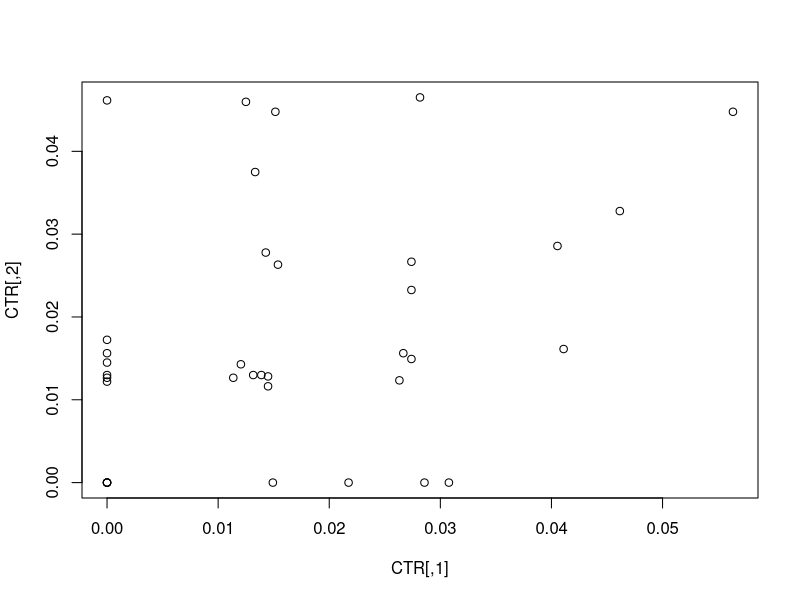
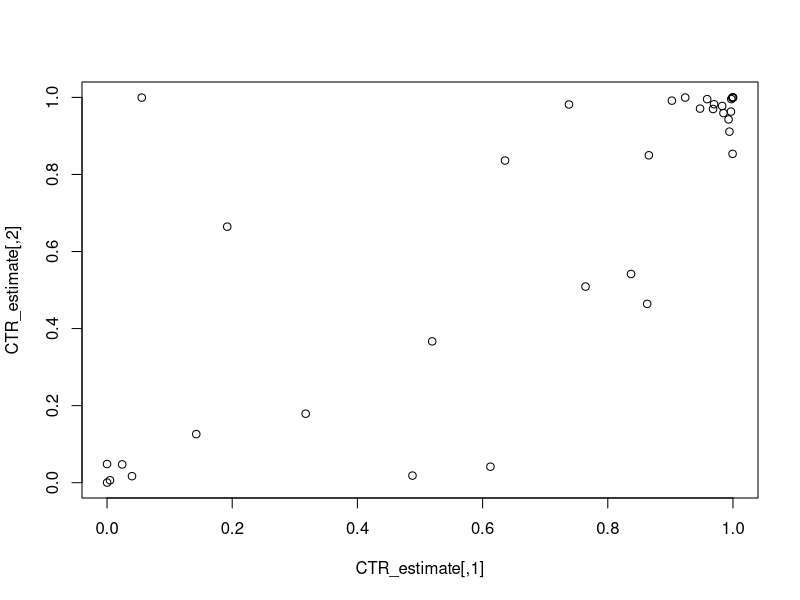
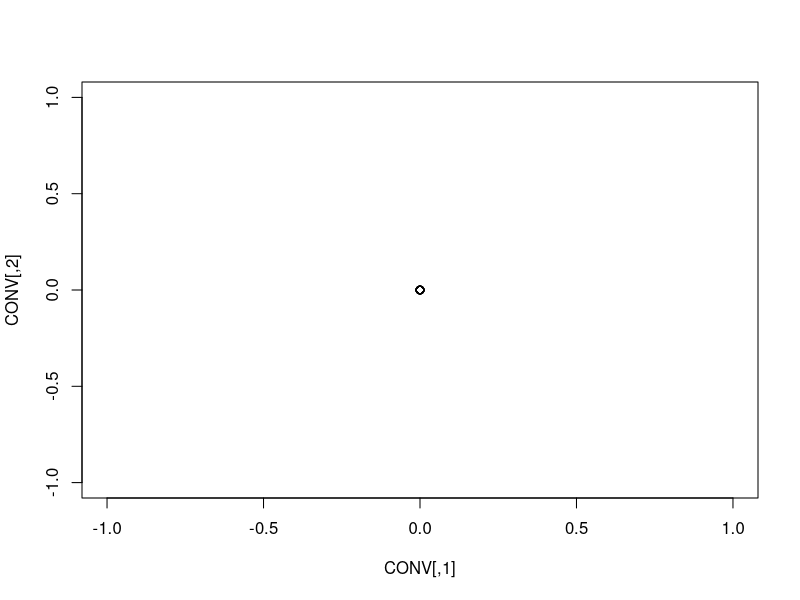
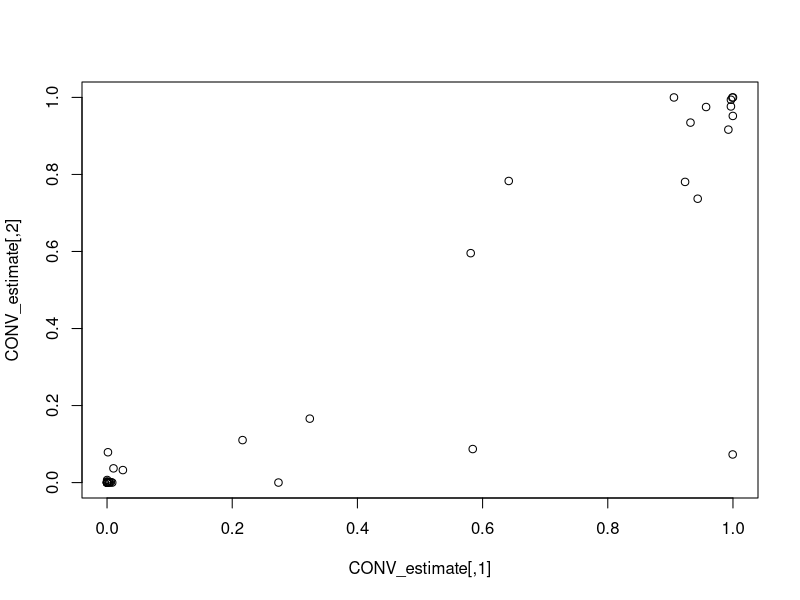

Write the R code that produced these figures, in order.
#----------------- 0) Simulating the data ----------------
# Purpose: simulate the data and parameters in the model by
# Agarwal et al. 2015 on organic search results.

# Erik Schau, Lisa Gotzian, August 2018

library(readxl)
library(tidyverse)
library(mvtnorm)
library(truncnorm)
library(MCMCpack)

set.seed(66)

## instantiate the values to estimate
num_keywords <- 36
num_days <- 40
num_observations <- 1440

## generate estimates for the variables used
# poisson impressions
impressions <- matrix(round(rpois(n=num_observations, lambda = rep(72.8, num_observations)), 2),
                       nrow=num_keywords, ncol=num_days)
impressions[impressions > 1666] <- 1666
impressions[impressions < 1] <- 1

# poisson clicks
clicks <- matrix(round(rpois(n=num_observations, lambda = rep(1.1, num_observations)),2),
                      nrow=num_keywords, ncol=num_days)
clicks[clicks > 24] <- 24
clicks[clicks < 0] <- 0

# poission orders
orders <- matrix(round(rpois(n=num_observations, lambda = rep(0.03, num_observations)),2),
                      nrow=num_keywords, ncol=num_days)
orders[orders > 3] <- 3
orders[orders < 0] <- 0

adpos <- matrix(round(rtruncnorm(n=num_observations, a=1, b=9.78, mean=3.47, sd=1.7),2),
                nrow=num_keywords, ncol=num_days)
organic <- matrix(rbinom(n=num_observations, size = 1, p=0.15),
                nrow=num_keywords, ncol=num_days)
organic_comp <- matrix(round(rtruncnorm(n=num_observations, a=0, b=3.08, mean=0.78, sd=0.54),2),
                                nrow=num_keywords, ncol=num_days)
iv_organic <- matrix(round(rtruncnorm(n=num_observations, a=0.1, b=2.34, mean=0.42, sd=0.23),2),
                nrow=num_keywords, ncol=num_days)
sponsored_comp <- matrix(round(rtruncnorm(n=num_observations, a=0, b=5.59, mean=1.79, sd=0.89),2),
                nrow=num_keywords, ncol=num_days)
iv_sponsored <- matrix(round(rtruncnorm(n=num_observations, a=0.13, b=5.19, mean=1.49, sd=1),2),
                nrow=num_keywords, ncol=num_days)
lqscore <- matrix(round(rtruncnorm(n=num_observations, a=6, b=10, mean=8, sd=1.5),0),
                nrow=num_keywords, ncol=num_days)

brand <- matrix(rbinom(n=num_keywords, size = 1, p=0.6),
                nrow=num_keywords, ncol=1)

# turned this to a binomial distribution
specificity <- matrix(rbinom(n=num_keywords, size = 1, p=0.4),
                nrow=num_keywords, ncol=1)
bid <- matrix(round(rtruncnorm(n=num_observations, a=0.08, b=2, mean=0.5, sd=0.3),2),
                nrow=num_keywords, ncol=num_days)

# Calculating clickthrough rate based on the data
CTR <- clicks/impressions

# Calculating conversion rate based on the data
CONV <- orders/impressions

#------------calculate the error terms-------------------
r1 <- c(0.370,	-0.036,	0.000,	-0.005)
r2 <- c(-0.036,	0.232,	0.007,	0.02)
r3 <- c(0,	0.007,	0.064,	-0.005)
r4 <- c(-0.005,	0.02,	-0.005,	0.087)

o_mat_cols <- c('CONV','CTR','Pos','Organic_comp')
omega_matrix <- matrix(c(r1, r2, r3, r4), nrow=4, ncol=4, byrow=TRUE,
                       dimnames = list(o_mat_cols))
colnames(omega_matrix) <- o_mat_cols

error_terms <- rmvnorm(n = num_observations, sigma=omega_matrix)
errors <- vector(mode="list", length=4)
names(errors) <- c('theta_error','beta_error','gamma_error','alpha_error')
errors[[1]] <- matrix(error_terms[,1], nrow=num_keywords, ncol=num_days)
errors[[2]] <- matrix(error_terms[,2], nrow=num_keywords, ncol=num_days)
errors[[3]] <- matrix(error_terms[,3], nrow=num_keywords, ncol=num_days)
errors[[4]] <- matrix(error_terms[,4], nrow=num_keywords, ncol=num_days)

#------------/calculate the error terms------------------#
#----fct to calculate heterogeneous variables------------

compare_coeff_paper <- function(keywords, coefficient, v) {
  l <- coefficient + rnorm(keywords, 0, v)
  return(l)
}

calc_coeff_matr <- function(keywords, delta_matr, z, v_matr) {
  l = matrix(nrow= 4, ncol=keywords)
  for (k in 1:keywords){
    u <- matrix(rmvnorm(n=1, mean=rep(0,nrow(delta_matr)), v_matr),
                nrow=nrow(delta_matr))
    d <- delta_matr %*% z[,k] + u
    l[,k] <-  d
  }
  return(l)
}

#---/fct to calculate heterogeneous variables------------#
#-----instantiate variables to use in the equations------

# create k z's
z <- matrix(nrow=2, ncol=num_keywords)
for (k in 1:num_keywords){
  z[,k] <- c(brand[k], specificity[k])
}

# The covariance matrices: basically the error "within" a set of parameters
# 4 thetas depend on k, so VTheta is 4x4. All in all, there are 4 V matrices,
# one for each parameter set, two of size 4x4, two of size 2x2.
# As there are no estimates given in the paper, we sample from the IW distribution,
# as stated in the appendix, with degrees of freedom equal to the columns of
# the matrix and the identity matrix.

VTheta <- riwish(4, diag(1,nrow=4))
VBeta <- riwish(4, diag(1,nrow=4))
VGamma <- riwish(2, diag(1,nrow=2))
VAlpha <- riwish(2, diag(1,nrow=2))


# The theta_delta matrix is given incompletely, all missing values are treated as 0,
# see table 4 in the main paper. It is all parameters depending on k in interaction
# with a keyword's brand and specificity, giving a 4x2 (or 2x2) matrix.
theta_delta <- matrix(c(c(0.25, -0.51), # const x brand and spec
                        c(0,0), # adpos x brand and spec
                        c(-0.09, 0.64), # organic_comp x brand and spec
                        c(-0.01,0.55)), # sponsored_comp x brand and spec
                      nrow=4, ncol=2, byrow=TRUE)

beta_delta <- matrix(c(c(-0.77, -0.25), # const x brand and spec
                        c(0,0), # adpos x brand and spec
                        c(1.27, 0.52), # organic_comp x brand and spec
                        c(-0.31,0.58)), # sponsored_comp x brand and spec
                      nrow=4, ncol=2, byrow=TRUE)

# The estimates for the gamma or alpha matrix are not given at all. As they
# are normally distributed (see appendix), we draw them with a mean of 0
# and a standard sd of 0.5^2.
gamma_delta <- matrix(rnorm(4, 0, 0.25), # const and bid x brand and spec
                     nrow=2, ncol=2, byrow=TRUE)

alpha_delta <- matrix(rnorm(4, 0, 0.25), # const and iv_organic x brand and spec
                      nrow=2, ncol=2, byrow=TRUE)


# The thetas for CTR
random_thetas <- calc_coeff_matr(num_keywords, theta_delta, z, VTheta)

random_thetas_paper <- matrix(c(compare_coeff_paper(num_keywords, -4.22, 0.55), #const
                         compare_coeff_paper(num_keywords, -1.42, 0.18), # adpos
                         compare_coeff_paper(num_keywords, -0.41, 0.15), #organiccomp
                         compare_coeff_paper(num_keywords, -0.17, 0.12)), #sponsoredcomp
                         nrow = 4, ncol = 36, byrow = TRUE)

# Took the mean values for the thetas that do not depend on k.
theta4 <- -0.2; theta5 <- 0.3; theta6 <- -0.01;
theta_error <- errors$theta_error


# The betas for CONV
random_betas <- calc_coeff_matr(num_keywords, beta_delta, z, VBeta)

random_betas_paper <- matrix(c(compare_coeff_paper(num_keywords, -2.75, 0.68), #const
                                compare_coeff_paper(num_keywords, 0.81, 0.28), # adpos
                                compare_coeff_paper(num_keywords, 0.7, 0.18), #organiccomp
                                compare_coeff_paper(num_keywords, -0.27, 0.17)), #sponsoredcomp
                              nrow = 4, ncol = 36, byrow = TRUE)

beta4 <- 0.17; beta5 <- -0.01; beta6 <- -0.01;
beta_error <- errors$beta_error


# The gammas for AdPos
random_gammas <- calc_coeff_matr(num_keywords, gamma_delta, z, VGamma)

random_gammas_paper <- matrix(c(compare_coeff_paper(num_keywords, 1.03, 0.16), #const
                               compare_coeff_paper(num_keywords, -0.45, 0.08)), # log(bid)
                             nrow = 2, ncol = 36, byrow = TRUE)
gamma2 <- -0.049; gamma3 <- -0.002;
gamma_error <- errors$gamma_error

# The alphas for organic_comp
random_alphas <- calc_coeff_matr(num_keywords, alpha_delta, z, VAlpha)

random_gammas_paper <- matrix(c(compare_coeff_paper(num_keywords, 0.07, 0.17), #const
                                compare_coeff_paper(num_keywords, 1.86, 0.21)), # log(bid)
                              nrow = 2, ncol = 36, byrow = TRUE)
alpha2 <- -0.004
alpha_error <- errors$alpha_error

#-----\instantiate variables to use in the equations------#
#-----instantiate matrices to store results--------------
u_ctr <- matrix(nrow=num_keywords, ncol=num_days)
CTR_estimate <- matrix(nrow=num_keywords, ncol=num_days)
u_conv <- matrix(nrow=num_keywords, ncol=num_days)
CONV_estimate <- matrix(nrow=num_keywords, ncol=num_days)
adpos_eq <- matrix(nrow=num_keywords, ncol=num_days)
#lnadpos <- matrix(nrow=num_keywords, ncol=num_days)
orgcomp_eq <- matrix(nrow=num_keywords, ncol=num_days)
#-----\instantiate matrices to store results--------------#
#---------------RUN EQUATIONS!---------------------------
for (t in 1:num_days) {
  for (k in 1:num_keywords){ # Attention, due to the indexing, random_gamma[[k]][1]
    # corresponds to gamma0
    adpos_eq[k,t] <- exp(random_gammas[1,k] + random_gammas[2,k]*log(bid[k,t]) + gamma2*lqscore[k,t] +
      gamma3*t + gamma_error[k,t])
    #lnadpos[k,t] <- log(adpos_eq[k,t])

    orgcomp_eq[k,t] <- random_alphas[1,k] + random_alphas[2,k]*iv_organic[k,t] +
      alpha2*t + alpha_error[k,t]

    u_ctr[k,t] <- random_thetas[1,k] + random_thetas[2,k]*adpos_eq[k,t] +
      random_thetas[3,k]*orgcomp_eq[k,t] + random_thetas[4,k]*sponsored_comp[k,t] +
      theta4*organic[k,t] + theta5*lqscore[k,t] +
      theta6*t + theta_error[k,t]
    CTR_estimate[k,t] <- exp(u_ctr[k,t]) / (1 + exp(u_ctr[k,t]))

    u_conv[k,t] <- random_betas[1,k] + random_betas[2,k]*adpos_eq[k,t] +
      random_betas[3,k]*orgcomp_eq[k,t] + random_betas[4,k]*sponsored_comp[k,t] +
      beta4*organic[k,t] + beta5*lqscore[k,t] +
      beta6*t + beta_error[k,t]
    CONV_estimate[k,t] <- exp(u_conv[k,t]) / (1 + exp(u_conv[k,t]))
  }
}
#--------------/RUN EQUATIONS!--------------------------#
#---------------------- Plots -----------------------------------
# Compare with values from the paper
# CTR_estimate and CONV_estimate # vs. CTR and CONV based on the data
# theta etc. with what we have
plot(CTR)
plot(CTR_estimate)
plot(CONV)
plot(CONV_estimate)
